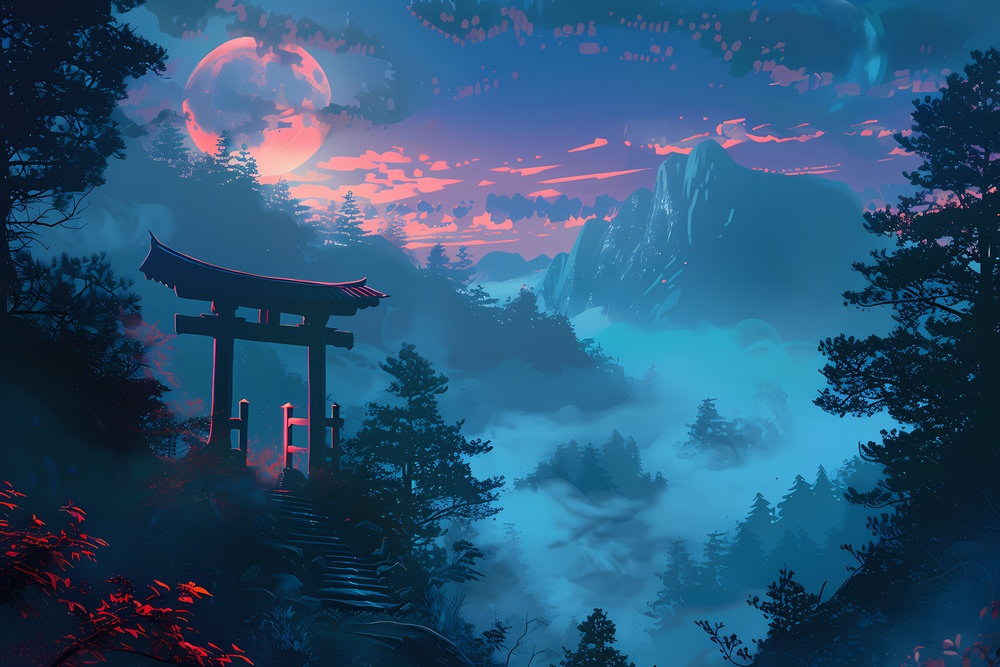
#> input picture Lab Experiments/image.jpg, 1000 x 667 px, shrunk from 5376 x 3584 before the run
$ python 'exp 10.py'
#> lines starting #> are read from the running program, lines starting #| are printed output that depends on the picture

import cv2

img = cv2.imread(r"image.jpg")
#> img is the input picture: shape (667, 1000, 3); mean B, G, R 117.6, 84.1, 42.4

if img is not None:
    rotated = cv2.rotate(img, cv2.ROTATE_90_CLOCKWISE)
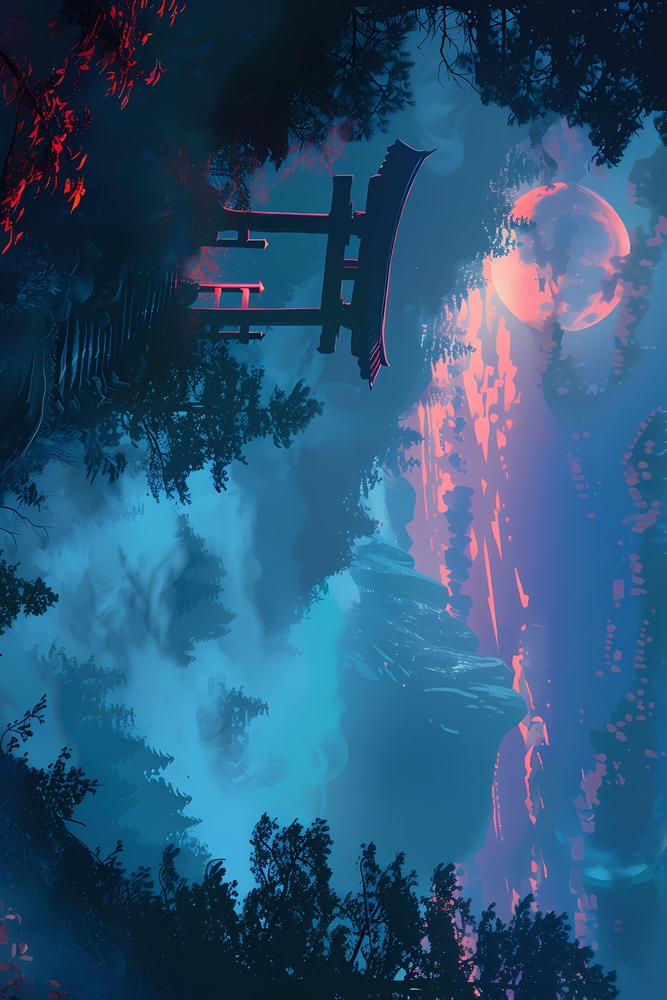
#> rotated: shape (1000, 667, 3); mean B, G, R 117.6, 84.1, 42.4

    cv2.imshow("Original Image", img)
    cv2.imshow("Rotated Image", rotated)

    cv2.waitKey(0)
    cv2.destroyAllWindows()
else:
    print("Image not found!")
